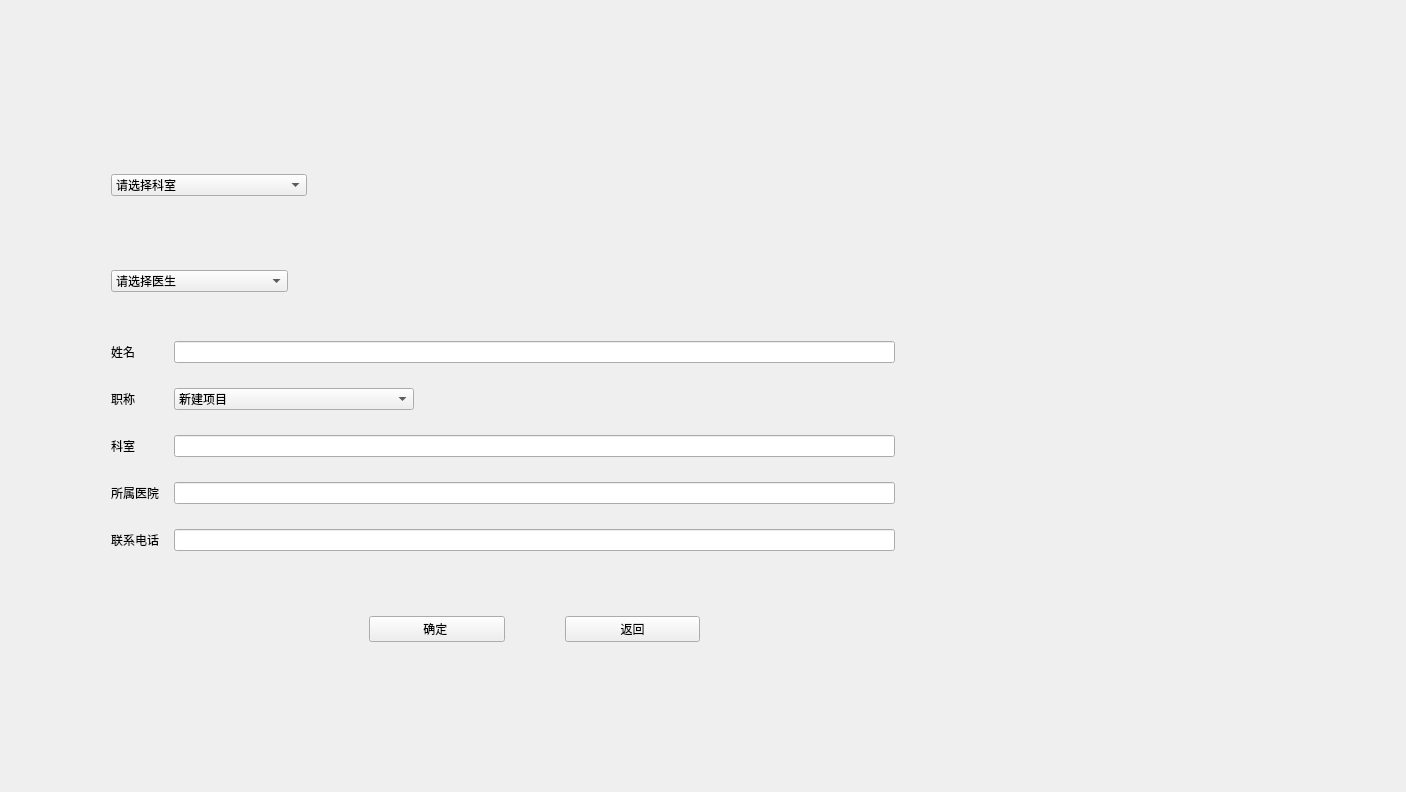
<?xml version="1.0" encoding="UTF-8"?>
<ui version="4.0">
 <class>ViewDoctorInformations</class>
 <widget class="QWidget" name="ViewDoctorInformations">
  <property name="geometry">
   <rect>
    <x>0</x>
    <y>0</y>
    <width>1406</width>
    <height>792</height>
   </rect>
  </property>
  <property name="windowTitle">
   <string>查看医生信息</string>
  </property>
  <property name="styleSheet">
   <string notr="true">#ViewDoctorInformations{border-image: url(:/images/06.jpg);}</string>
  </property>
  <layout class="QGridLayout" name="gridLayout">
   <item row="0" column="0">
    <layout class="QVBoxLayout" name="verticalLayout" stretch="0,1,1,4,0">
     <property name="spacing">
      <number>25</number>
     </property>
     <property name="leftMargin">
      <number>100</number>
     </property>
     <property name="topMargin">
      <number>100</number>
     </property>
     <property name="rightMargin">
      <number>500</number>
     </property>
     <property name="bottomMargin">
      <number>100</number>
     </property>
     <item>
      <widget class="QLabel" name="label_16">
       <property name="text">
        <string/>
       </property>
      </widget>
     </item>
     <item>
      <layout class="QHBoxLayout" name="horizontalLayout_2">
       <property name="spacing">
        <number>0</number>
       </property>
       <item>
        <widget class="QComboBox" name="comboBox">
         <item>
          <property name="text">
           <string>请选择科室</string>
          </property>
         </item>
         <item>
          <property name="text">
           <string>骨科</string>
          </property>
         </item>
         <item>
          <property name="text">
           <string>皮肤科</string>
          </property>
         </item>
         <item>
          <property name="text">
           <string>内科</string>
          </property>
         </item>
         <item>
          <property name="text">
           <string>外科</string>
          </property>
         </item>
         <item>
          <property name="text">
           <string>眼科</string>
          </property>
         </item>
         <item>
          <property name="text">
           <string>耳鼻喉科</string>
          </property>
         </item>
         <item>
          <property name="text">
           <string>心脑血管科</string>
          </property>
         </item>
         <item>
          <property name="text">
           <string>儿科</string>
          </property>
         </item>
         <item>
          <property name="text">
           <string>急诊</string>
          </property>
         </item>
         <item>
          <property name="text">
           <string>胸痛外科</string>
          </property>
         </item>
        </widget>
       </item>
       <item>
        <widget class="QLabel" name="label_7">
         <property name="text">
          <string/>
         </property>
        </widget>
       </item>
       <item>
        <widget class="QLabel" name="label_8">
         <property name="text">
          <string/>
         </property>
        </widget>
       </item>
       <item>
        <widget class="QLabel" name="label_2">
         <property name="text">
          <string/>
         </property>
        </widget>
       </item>
      </layout>
     </item>
     <item>
      <layout class="QHBoxLayout" name="horizontalLayout_3">
       <item>
        <widget class="QComboBox" name="comboBox_2">
         <item>
          <property name="text">
           <string>请选择医生</string>
          </property>
         </item>
         <item>
          <property name="text">
           <string>新建项目</string>
          </property>
         </item>
         <item>
          <property name="text">
           <string>新建项目</string>
          </property>
         </item>
         <item>
          <property name="text">
           <string>新建项目</string>
          </property>
         </item>
        </widget>
       </item>
       <item>
        <widget class="QLabel" name="label_10">
         <property name="text">
          <string/>
         </property>
        </widget>
       </item>
       <item>
        <widget class="QLabel" name="label_9">
         <property name="text">
          <string/>
         </property>
        </widget>
       </item>
       <item>
        <widget class="QLabel" name="label_11">
         <property name="text">
          <string/>
         </property>
        </widget>
       </item>
      </layout>
     </item>
     <item>
      <layout class="QFormLayout" name="formLayout">
       <property name="horizontalSpacing">
        <number>15</number>
       </property>
       <property name="verticalSpacing">
        <number>25</number>
       </property>
       <item row="0" column="0">
        <widget class="QLabel" name="label">
         <property name="text">
          <string>姓名</string>
         </property>
        </widget>
       </item>
       <item row="0" column="1">
        <widget class="QLineEdit" name="lineEdit"/>
       </item>
       <item row="1" column="0">
        <widget class="QLabel" name="label_3">
         <property name="text">
          <string>职称</string>
         </property>
        </widget>
       </item>
       <item row="1" column="1">
        <layout class="QHBoxLayout" name="horizontalLayout_10">
         <item>
          <widget class="QComboBox" name="comboBox_3">
           <item>
            <property name="text">
             <string>新建项目</string>
            </property>
           </item>
           <item>
            <property name="text">
             <string>新建项目</string>
            </property>
           </item>
           <item>
            <property name="text">
             <string>新建项目</string>
            </property>
           </item>
           <item>
            <property name="text">
             <string>新建项目</string>
            </property>
           </item>
           <item>
            <property name="text">
             <string>新建项目</string>
            </property>
           </item>
           <item>
            <property name="text">
             <string>新建项目</string>
            </property>
           </item>
           <item>
            <property name="text">
             <string>新建项目</string>
            </property>
           </item>
          </widget>
         </item>
         <item>
          <widget class="QLabel" name="label_12">
           <property name="text">
            <string/>
           </property>
          </widget>
         </item>
         <item>
          <widget class="QLabel" name="label_13">
           <property name="text">
            <string/>
           </property>
          </widget>
         </item>
        </layout>
       </item>
       <item row="2" column="0">
        <widget class="QLabel" name="label_4">
         <property name="text">
          <string>科室</string>
         </property>
        </widget>
       </item>
       <item row="2" column="1">
        <widget class="QLineEdit" name="lineEdit_4"/>
       </item>
       <item row="3" column="0">
        <widget class="QLabel" name="label_6">
         <property name="text">
          <string>所属医院</string>
         </property>
        </widget>
       </item>
       <item row="3" column="1">
        <widget class="QLineEdit" name="lineEdit_6"/>
       </item>
       <item row="4" column="0">
        <widget class="QLabel" name="label_5">
         <property name="text">
          <string>联系电话</string>
         </property>
        </widget>
       </item>
       <item row="4" column="1">
        <widget class="QLineEdit" name="lineEdit_5"/>
       </item>
       <item row="5" column="1">
        <layout class="QHBoxLayout" name="horizontalLayout">
         <property name="spacing">
          <number>60</number>
         </property>
         <property name="topMargin">
          <number>40</number>
         </property>
         <item>
          <widget class="QLabel" name="label_14">
           <property name="text">
            <string/>
           </property>
          </widget>
         </item>
         <item>
          <widget class="QPushButton" name="pushButton">
           <property name="text">
            <string>确定 </string>
           </property>
          </widget>
         </item>
         <item>
          <widget class="QPushButton" name="pushButton_2">
           <property name="text">
            <string>返回</string>
           </property>
          </widget>
         </item>
         <item>
          <widget class="QLabel" name="label_15">
           <property name="text">
            <string/>
           </property>
          </widget>
         </item>
        </layout>
       </item>
      </layout>
     </item>
     <item>
      <widget class="QLabel" name="label_17">
       <property name="text">
        <string/>
       </property>
      </widget>
     </item>
    </layout>
   </item>
  </layout>
 </widget>
 <resources/>
 <connections/>
</ui>
